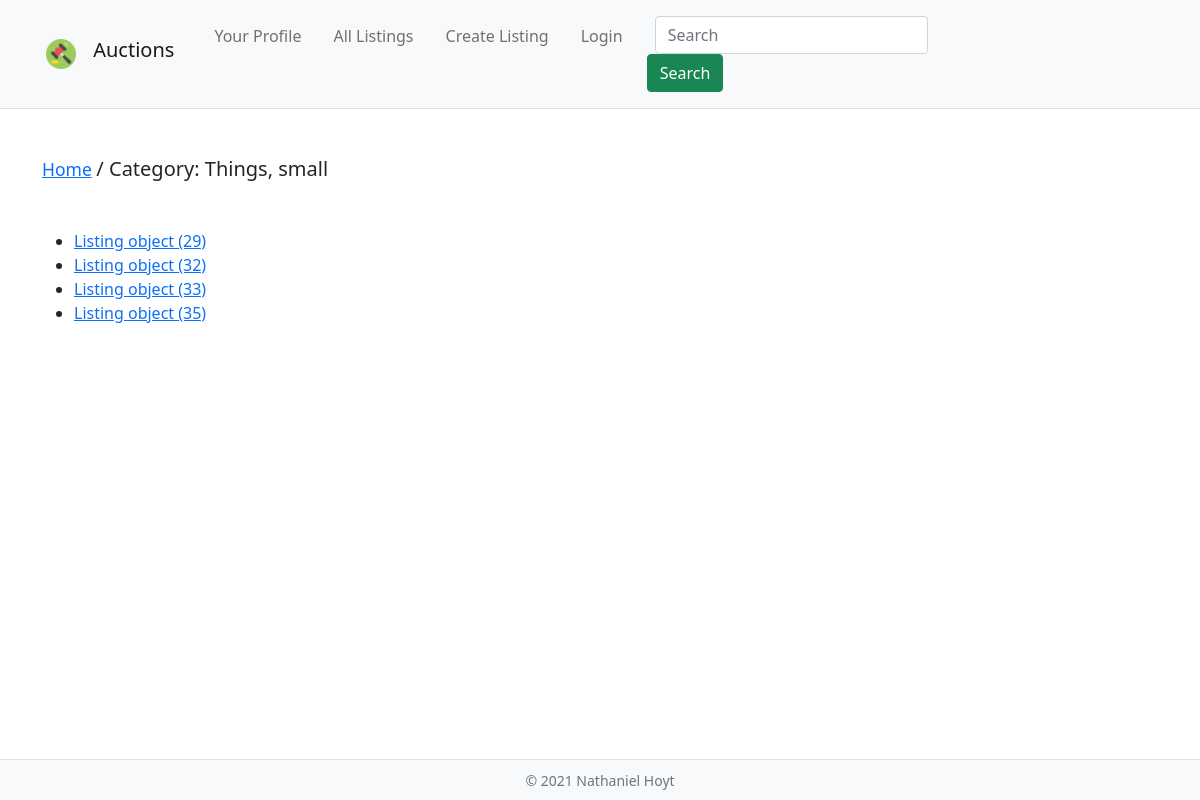
Before: /categories/8 with the older database file.
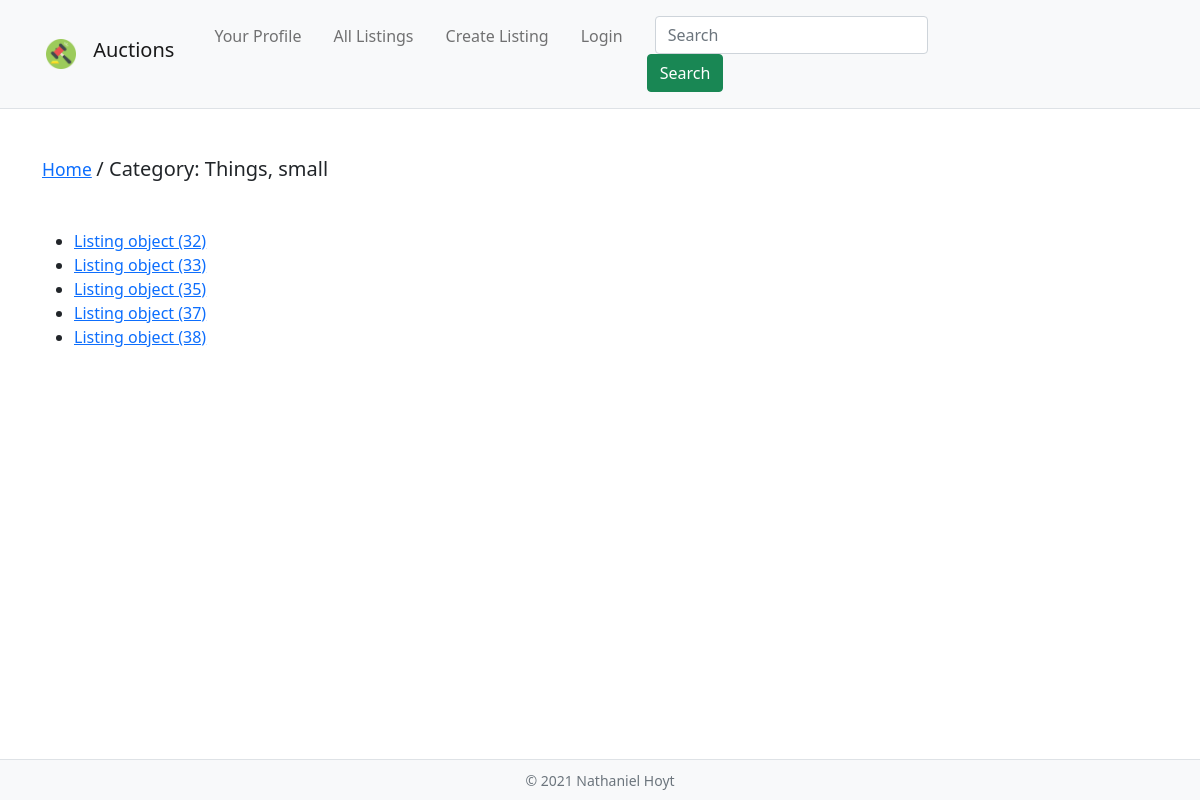
After: the same page with the newer database file.
### auctions/models.py (models this page shows)
class Listing(models.Model):
    image_url = models.CharField(max_length=200, null=True, blank=False)
    title = models.CharField(max_length=64, null=True, blank=False)
    description = models.TextField(max_length=500, null=True, blank=False)
    starting_bid = models.DecimalField(max_digits=6, decimal_places=2, null=True, blank=False)
    current_bid = models.DecimalField(max_digits=6, decimal_places=2, null=True, blank=False)
    shipping = models.DecimalField(max_digits=6, decimal_places=2, null=True, blank=False)
    user = models.ForeignKey(User, on_delete=PROTECT, related_name='listings', null=True)
    winner = models.ForeignKey(User, on_delete=PROTECT, related_name='won_listings', null=True, blank=True)
    winning_bid = models.DecimalField(max_digits=6, decimal_places=2, null=True, blank=False)
    category = models.ForeignKey('Category', on_delete=CASCADE, related_name='category_listings', null=True, blank=False)
    timestamp = models.DateTimeField(auto_now_add=True, null=True)
    active = models.BooleanField(default=True, null=False)

### auctions/views.py (the view)
# urls.py: path("categories/<int:category_id>", views.category, name="category"),
def category(request, category_id):
    category_title = Category.objects.get(id=category_id)
    category_listings = Listing.objects.filter(category_id=category_id)
    return render(request, "auctions/category.html", {
        'category_title': category_title,
        "category_listings": category_listings
    })

### auctions/models.py (called while the page is built)
    def __str__(self):
        return f"Category: {self.content}"

### auctions/templates/auctions/category.html
{% extends "auctions/layout.html" %}
{% block body %}
    {% include 'auctions/pageTitle.html' with page=category_title %}
    <ul>
    {% for listing in category_listings %}
        <li><a href="{% url 'listing' listing.id %}">{{ listing }}</a></li>
    {% endfor %}
    </ul>
{% endblock %}

Changed rows visible on the page:
removed Listing: id "Listing object (29)"
added Listing: id "Listing object (37)"
added Listing: id "Listing object (38)"
